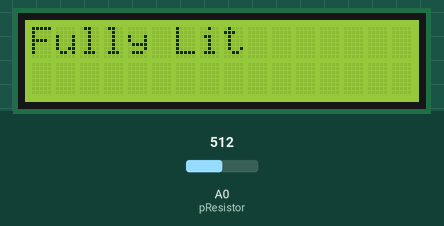
A sketch run on a simulated Arduino Uno, built with avr-gcc and run on an emulated ATmega328P. Parts: 16×2 character LCD. The inputs (shaded band) are chosen by the test bench; at power-on: A0 (pResistor) = 512.

Above: at 1.2 s.
1.3 s: A0 (pResistor) set to 417
2.8 s: A0 (pResistor) set to 383
At 4.2 s:
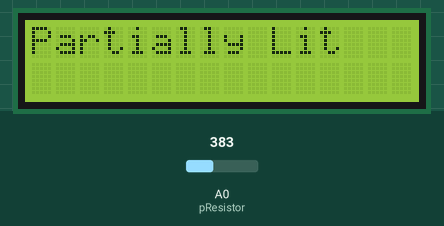
4.5 s: A0 (pResistor) set to 105
6.0 s: A0 (pResistor) set to 92
At 7.3 s:
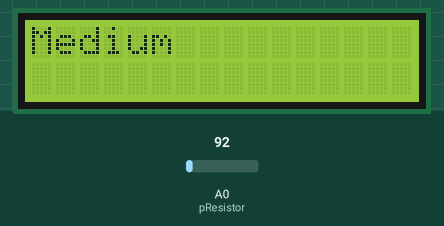
7.6 s: A0 (pResistor) set to 33
9.1 s: A0 (pResistor) set to 27
At 10.5 s:
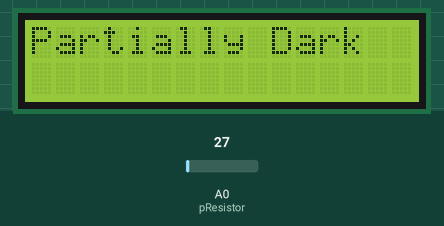
Timing chart, 0 to 11.6 s (numbered marks = the images above; inputs shaded):
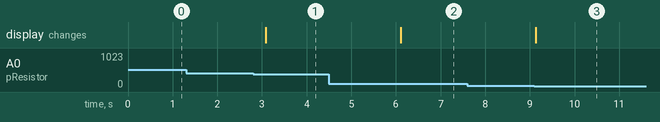

The sketch:

lab4.ino
```cpp
//Affan Farid UIN: 671455693
//Lab 4 - More complicated input
//A program that displays current light status on an LCD
//Assumptions: Expected Arduino Uno, LCD was functional, Photosensor was functional
//References: Ardumotive.com to set up board as well as introductory base code

#include <LiquidCrystal.h> // includes the LiquidCrystal Library
#include <string.h> //includes the cstring library
const int rs = 12, en = 11, d4 = 5, d5 = 4, d6 = 3, d7 = 2; //defines the ports
LiquidCrystal lcd(rs, en, d4, d5, d6, d7);  //initializes the lcd screen
const int pResistor = A0; // Photoresistor at Arduino analog pin A0

//Variables
int value;          // Store value from photoresistor (0-1023)

void setup(){
  pinMode(pResistor, INPUT);// Set pResistor - A0 pin as an input
  //sets up LCD on where to write
  lcd.begin(16,2);
  lcd.setCursor(0,0);

}

void loop(){
  //takes in numerical value and prints out respective light statement
  value = analogRead(pResistor);
  printLightStatus(value);

  delay(500); //Small delay
}

void printLightStatus(int value){
  //function that takes in current value of light and displays a message on the LCD
  lcd.clear();

  if(value>=400){lcd.print("Fully Lit"); return; }
  if(value>=100){lcd.print("Partially Lit"); return; }
  if(value>=30){lcd.print("Medium"); return; }
  if(value>=25){lcd.print("Partially Dark"); return; }
  if(value>=0){lcd.print("Dark"); return; }


}
```

Measured:
- the behaviour switches between 400 and 399 on A0 (pResistor) (found by bisection; images 0 and 1)
- the behaviour switches between 100 and 99 on A0 (pResistor) (found by bisection; images 1 and 2)
- the behaviour switches between 30 and 29 on A0 (pResistor) (found by bisection; images 2 and 3)
- after the input at 1.3 s, every drawn part: stays the same
- after the input at 2.8 s, the display: changes after 0.29 s (image 1)
- after the input at 4.5 s, every drawn part: stays the same
- after the input at 6.0 s, the display: changes after 0.11 s (image 2)
- after the input at 7.6 s, every drawn part: stays the same
- after the input at 9.1 s, the display: changes at once (image 3)
